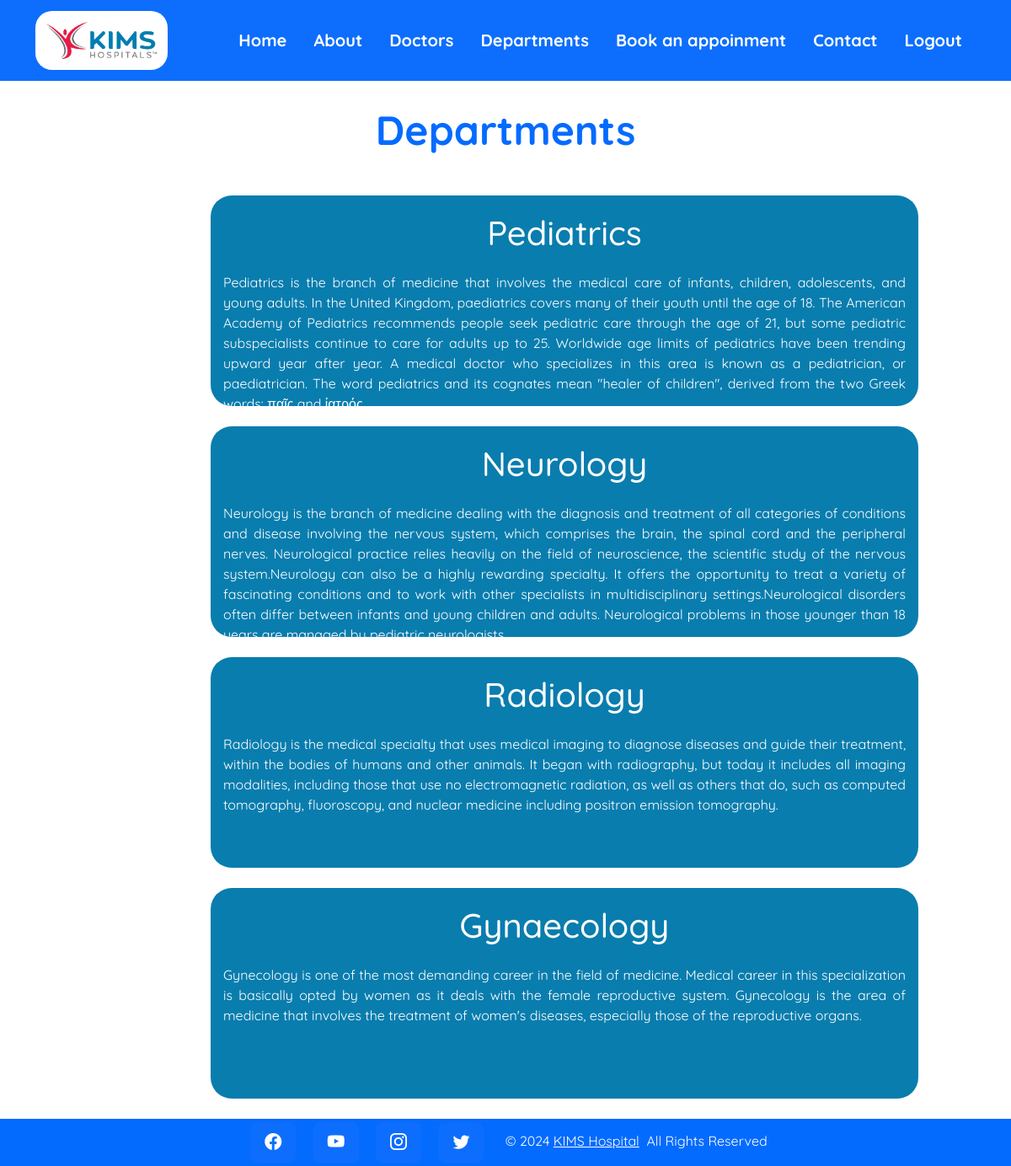
Page /department/ on the committed database.
### kims/models.py (models this page shows, shortened)
class Department(models.Model):
    id = models.BigAutoField(primary_key=True)
    name = models.CharField(max_length=100)
    desc = models.TextField()

### kims/views.py (the view)
# urls.py: path('department/',department,name="department"),
def department(request):
    dict_dept = {
        'dept': Department.objects.all()
    }
    return render(request, 'department.html', dict_dept)

### templates/department.html (shortened to what this page needs)
{% extends 'base.html' %}
{% block content %}
<h2 class="mb-4 display-5 text-center" style="font-weight:bold; margin-top: 30px; color: #046bff;">Departments</h2>
<br>
{% for i in dept %}
<div style="text-align: center; margin-left: 250px; width: 70%; height: 250px; background-color:#097dae; border: 2px; border-radius: 25px; overflow:auto;">
    <h1 style="color: white; padding-top: 20px;">{{i.name}}</h1>
    <p style="color: white; padding: 15px 15px; text-align: justify;">{{i.desc}}</p>
</div>
<br>
{% endfor %}
{% endblock %}

### templates/base.html (style rules this page uses)
* { font-family: Quicksand, sans-serif; }

### rows in the picture
Department: name "Pediatrics", desc "Pediatrics is the branch of medicine that involves the medical care of infants, children, adolescents, and young adults. In the United Kingdom, paediatrics covers many of their youth until the age of 18. The American Academy of Pediatrics recommends people seek pediatric care through the age of 21, but some pediatric subspecialists continue to care for adults up to 25. Worldwide age limits of pediatrics have been trending upward year after year. A medical doctor who specializes in this area is known as a pediatrician, or paediatrician. The word pediatrics and its cognates mean \"healer of children\", derived from the two Greek…"
Department: name "Neurology", desc "Neurology is the branch of medicine dealing with the diagnosis and treatment of all categories of conditions and disease involving the nervous system, which comprises the brain, the spinal cord and the peripheral nerves. Neurological practice relies heavily on the field of neuroscience, the scientific study of the nervous system.Neurology can also be a highly rewarding specialty. It offers the opportunity to treat a variety of fascinating conditions and to work with other specialists in multidisciplinary settings.Neurological disorders often differ between infants and young children and adults. Neurological problems in those younger than 18…"
Department: name "Radiology", desc "Radiology is the medical specialty that uses medical imaging to diagnose diseases and guide their treatment, within the bodies of humans and other animals. It began with radiography, but today it includes all imaging modalities, including those that use no electromagnetic radiation, as well as others that do, such as computed tomography, fluoroscopy, and nuclear medicine including positron emission tomography."
Department: name "Gynaecology", desc "Gynecology is one of the most demanding career in the field of medicine. Medical career in this specialization is basically opted by women as it deals with the female reproductive system. Gynecology is the area of medicine that involves the treatment of women's diseases, especially those of the reproductive organs."
